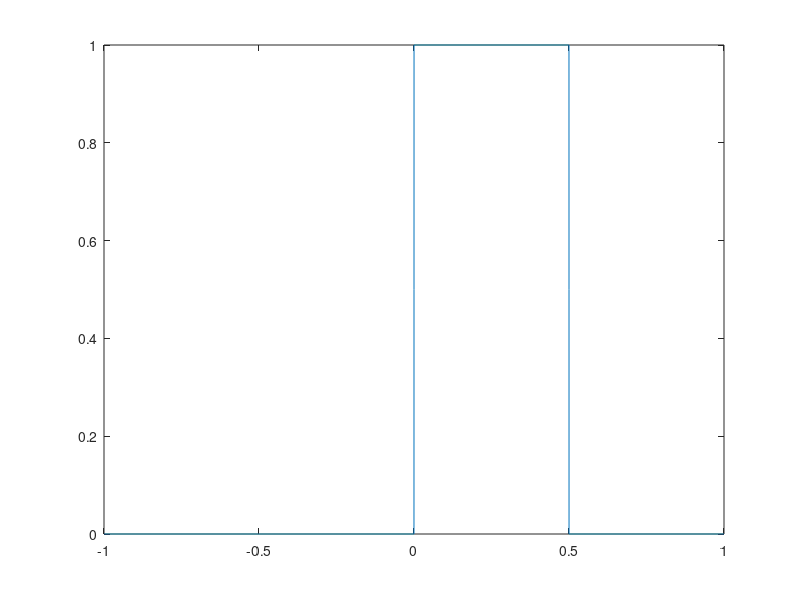

This chart was generated by the following MATLAB code:
% To create rect pulse

x = -1:0.0001:1;

% creates signum of x
y = sign(x);
z = sign(x-0.5);

plot(x,0.5*(y-z));